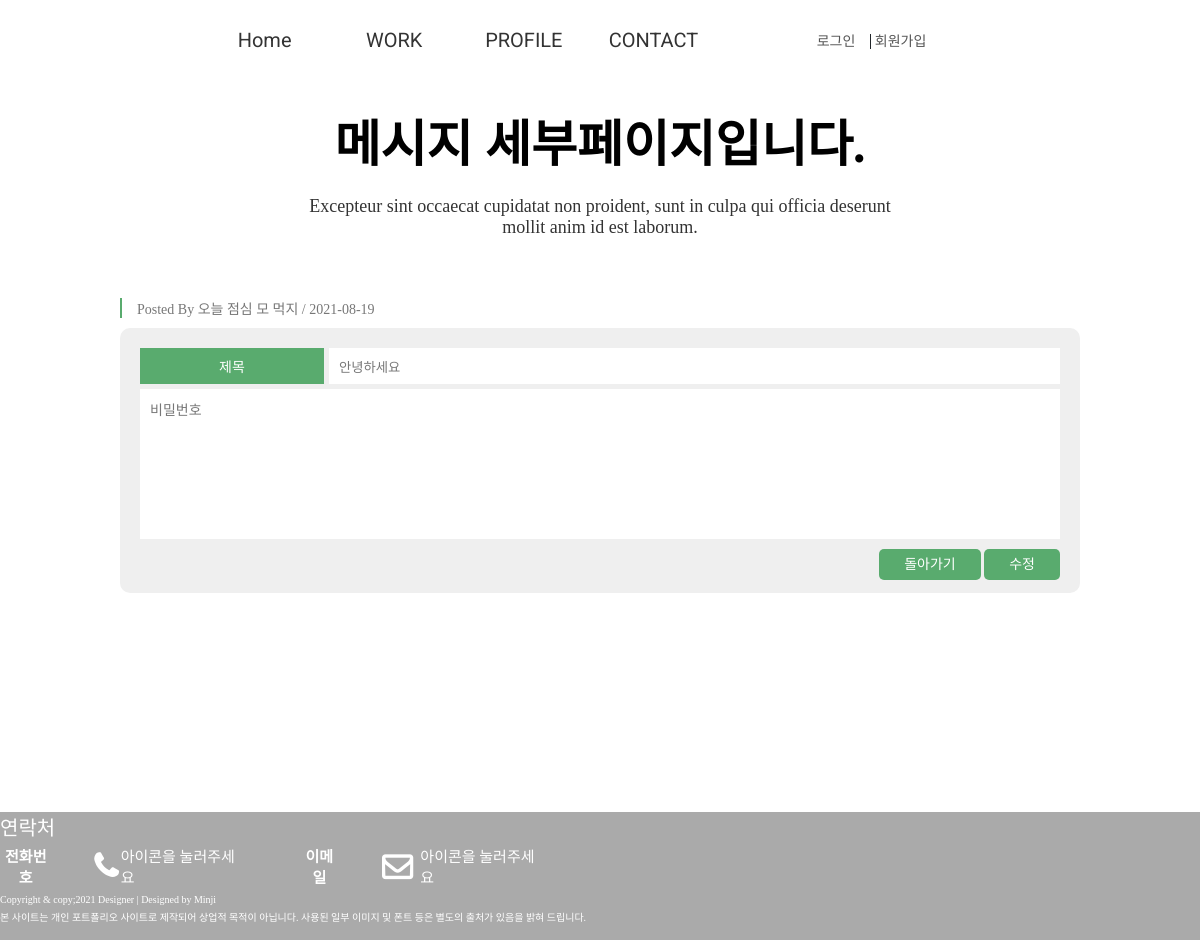
Page /pages/write_detail.php?detail_idx=19 on the committed database.
### tables this page shows
CREATE TABLE `portfolio_write` (
  `Portfolio_idx` int(11) NOT NULL COMMENT '포트폴리오 고유번호',
  `Portfolio_writer` varchar(50) NOT NULL COMMENT '글 작성자',
  `Portfolio_pass` varchar(30) NOT NULL COMMENT '글 비밀번호',
  `Portfolio_tit` varchar(100) NOT NULL COMMENT '포트폴리오 글 제목',
  `Portfolio_con` text NOT NULL COMMENT '포트폴리오 내용',
  `Portfoilo_reg` varchar(20) NOT NULL COMMENT '포트폴리오 등록일'
);

### pages/write_detail.php (the view, shortened to what this page needs)
<!DOCTYPE html>
<html lang="en">
<head>
 <link rel="stylesheet" href="https://cdnjs.cloudflare.com/ajax/libs/font-awesome/4.7.0/css/font-awesome.min.css">
 <link rel="stylesheet" href="/portfolio-cover/css/reset.css">
 <link rel="stylesheet" href="/portfolio-cover/css/style.css">
</head>
<body>
 <div id="wrap">
 <?php include $_SERVER["DOCUMENT_ROOT"]."/portfolio-cover/include/header.php"; ?>
 <section id="contact">
  <div class="center">
   <?php
   $detail_idx = $_GET['detail_idx'];
   $sql = "SELECT * FROM portfolio_write WHERE Portfolio_idx='{$detail_idx}'";
   $detail_result = mysqli_query($dbConn, $sql);
   $detail_row = mysqli_fetch_array($detail_result);
   $detail_tit = $detail_row['Portfolio_tit'];
   $detail_writer = $detail_row['Portfolio_writer'];
   $detail_con = $detail_row['Portfolio_con'];
   $detail_reg = $detail_row['Portfoilo_reg'];
   ?>
   <div class="tit_box">
     <h2>메시지 세부페이지입니다.</h2>
     <p>Excepteur sint occaecat cupidatat non proident, sunt in culpa qui officia deserunt<br> mollit anim id est laborum.</p>
   </div>
   <div class="write comm_center">
    <h4>Posted By <?=$detail_writer?> / <?=$detail_reg?></h4>
     <form class="write_form" action="/portfolio-cover/php/write_update.php?detail_idx=<?=$detail_idx?>&detail_writer=<?=$detail_writer?>" name="write_form" method="post">
      <div class="write_tit">
        <label for="write_input">제목</label>
        <input type="text" id="write_input" value="<?=$detail_tit?>"name="write_input">
      </div>
      <div class="write_con">
        <textarea name="write_con"><?=$detail_con?></textarea>
      </div>
      <div class="write_btn">
       <a href="/portfolio-cover/index.php">돌아가기</a>
        <a href=javascript:;" id="update">수정</a>
     </div>
     </form>
   </div>
  </div>
 </section>
 <?php include $_SERVER["DOCUMENT_ROOT"]."/portfolio-cover/include/footer.php"; ?>
 </div>
</body>
</html>

### css/style.css (style rules this page uses)
#wrap { width:100%;height:100vh;margin:auto;max-width:1530px; }
#wrap #contact { width:100%;height:90%;margin-top: 1%; }
#wrap #contact .comm_center { width:80%;margin:auto; }
#contact .tit_box h2 { font-weight:600;margin-top:1%; }
#contact .write { margin-top:50px; }
#contact .write h4 { font-size:14px;margin:10px 20px 10px 0;color:#777; font-weight:400; border-left:2px solid #59ab6e;padding-left:15px; }
#contact .write_form { background:#efefef;padding:20px;border-radius:10px; }
#contact .write_tit, #contact .write_writer { display:flex;justify-content: space-between; }
#contact .write_tit label { width:20%;background:#59ab6e;color:#fff; text-align: center;padding:8px 0; }
#contact .write_tit input { width:calc(80% - 5px); }
#contact .write_con { width:100%;margin-top:5px; }
#contact .write_con>textarea { width:100%;;height:150px;font-size:14px; font-family: 'Roboto','Noto Sans KR',sans-serif; }
#contact .write_con textarea::placeholder { color:#ccc; }
#contact .write_btn { width:100%;height:auto;margin-top:10px;text-align:right; }
#contact .write_btn button, #contact .write_btn a { background:#59ab6e;color:#fff;padding:8px 25px;border-radius:5px; }

### rows in the picture
portfolio_write: Portfolio_writer "오늘 점심 모 먹지", Portfoilo_reg "2021-08-19", write_input "안녕하세요", write_con "비밀번호"
